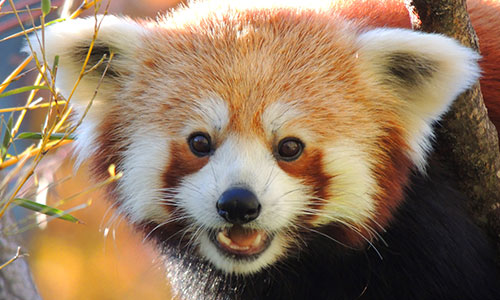
#> input picture red_panda.jpg, 500 x 300 px
$ jupyter execute '4 _ Basic Operations on Images.ipynb'
#> lines starting #> are read from the running program, lines starting #| are printed output that depends on the picture; after the words box and inside, x2 and y2 are one past the last pixel; in counts of white or black regions, pixels touching at a corner belong together
[cell 1]
import cv2
import numpy as np

[cell 2]
image = cv2.imread("red_panda.jpg")
#> image is the input picture: shape (300, 500, 3); mean B, G, R 96.8, 121.6, 146.7
rows, cols, ch = image.shape
#> rows = 300; cols = 500; ch = 3

[cell 3]
# Region of Interest
roi = image[100: 280, 150: 320]
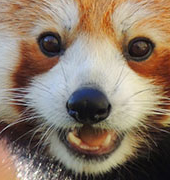
#> roi: shape (180, 170, 3); mean B, G, R 104.1, 120.8, 137.9

[cell 4]
# Print a specific pixel of the image
# We're printing the value in the position 175, 300
print(image[175, 300])
#| [ 41  77 155]
# Change the value of a pixe
# We are going to assign a new value
image[250, 180] = (255, 0, 0)
#> image: shape (300, 500, 3); under 0.01% of pixels changed, all inside (x1, y1, x2, y2) = (180, 250, 181, 251)

[cell 5]
cv2.imshow("Panda", image)
cv2.imshow("Roi", roi)
cv2.waitKey(0)
cv2.destroyAllWindows()
